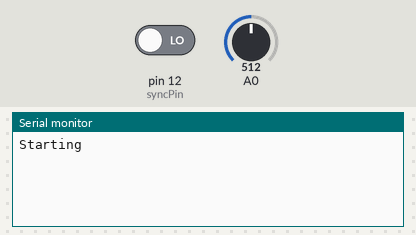
Recording of a sketch running on a simulated Arduino Uno, built with avr-gcc and run on an emulated ATmega328P. On the bench: the last lines printed to the serial monitor. The inputs (shaded band) are chosen by the test bench; at power-on: A0 = 512, pin 12 (syncPin) LOW.

Above: at 4.6 s.
4.7 s: A0 set to 567
At 4.78 s:
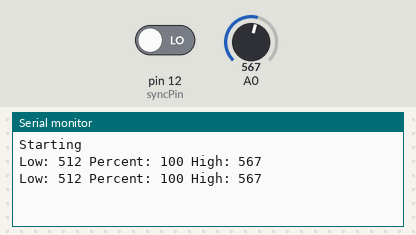
6.2 s: A0 set to 533
At 6.2 s:
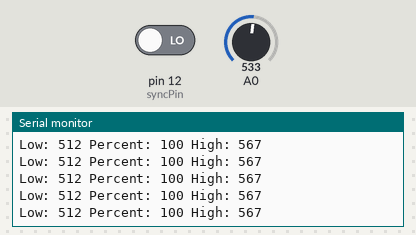

The sketch:

sens_calibrate2.ino
```cpp
/* Edge Finder - Percentage Value Return
 * Jeff Gray - 2008
 * ----------------
 * Auto-sets edge limits on a sensor and returns
 * sensor data as a percentage between those ends
 */

// set low end high, and high end low, so they
// have somewhere to go
int syncPin = 12;

int sensorLowEnd = 2000;
int sensorHighEnd = 0;

void setup(){
  Serial.begin(19200);
  Serial.println("Starting");
}
void loop(){
  // read analog value in
  int analogIn = analogRead(0);

  // set the highs and lows
  if(analogIn > sensorHighEnd){
    sensorHighEnd = analogIn;
  }
  if(analogIn < sensorLowEnd){
    sensorLowEnd = analogIn;
  }

  // if high is bigger than lower, edges have been set (or are on their way)
  if(sensorHighEnd > sensorLowEnd){

    // math for creating percentage from edges
    int range = sensorHighEnd - sensorLowEnd;
    int percentage = ((analogIn - sensorLowEnd) * 100) / range;

    // if you want to print out low, high and percentage
    Serial.print("Low: ");
    Serial.print(sensorLowEnd);
    Serial.print(" Percent: ");
    Serial.print(percentage);
    Serial.print(" High: ");
    Serial.println(sensorHighEnd);

    // or just send percentage
    //Serial.println(percentage);
  }

  // with optional button, you can resync the edges
  if(digitalRead(syncPin) == HIGH){
    // set low high, and vice versa
    int sensorLowEnd = 2000;
    int sensorHighEnd = 0;
  }
  delay(50);
}
```

Measured:
- after the input at 4.7 s, the serial monitor: prints a new line at once (image 1)
